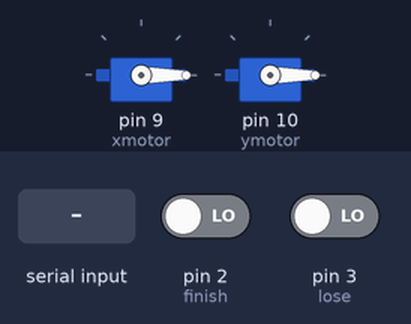
This sketch was run on a simulated Arduino Uno, built with avr-gcc and run on an emulated ATmega328P. Shown: 2 × servo. Inputs (shaded band) come from the test bench; at power-on: pin 2 (finish) LOW, pin 3 (lose) LOW.

Above: at 1.2 s.
1.3 s: "90,45\n" received over the second serial link
At 2.1 s:
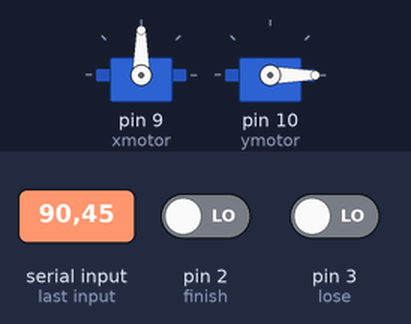
2.8 s: "30,150\n" received over the second serial link
At 3.5 s:
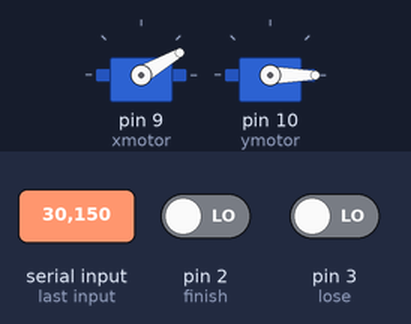
4.3 s: "1,90,45\n" received over the second serial link
At 5.5 s:
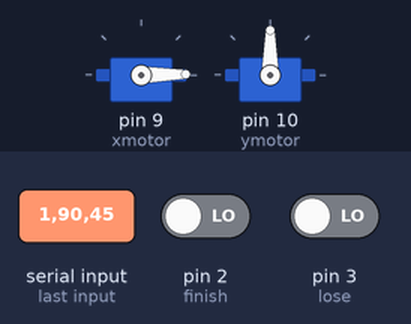
5.8 s: "90,45\n" received over the second serial link
At 6.8 s:
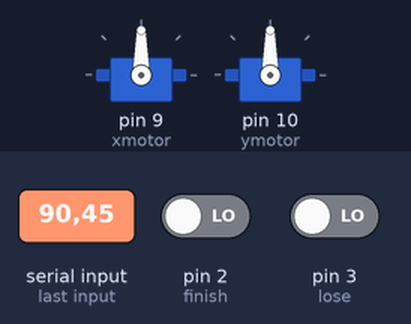
7.3 s: "30,150\n" received over the second serial link
At 8.2 s:
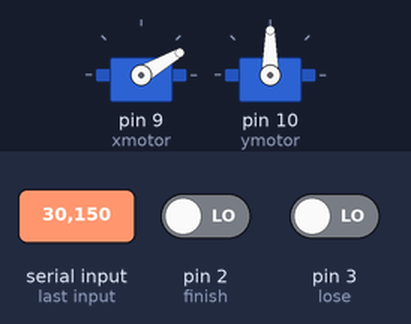
8.8 s: "1,90\n" received over the second serial link
At 10.0 s:
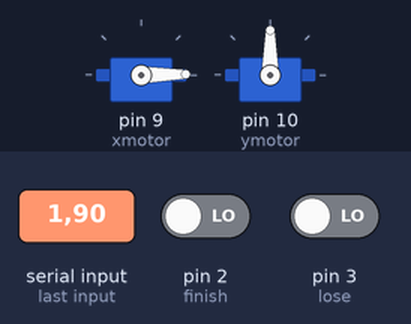
Timing chart, 0 to 11.3 s (numbered marks = the images above; inputs shaded):
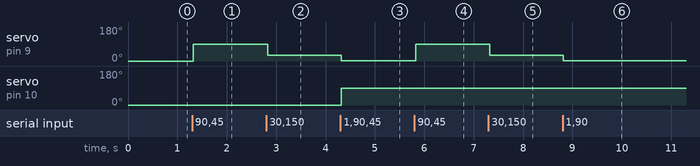

Measured:
- after the input at 1.3 s, servo on pin 9 (xmotor): 0° → 90° at once
- after the input at 2.8 s, servo on pin 9 (xmotor): 90° → 30° at once
- after the input at 4.3 s, servo on pin 9 (xmotor): 30° → 1° at once; servo on pin 10 (ymotor): 0° → 90° at once
- after the input at 5.8 s, servo on pin 9 (xmotor): 1° → 90° at once
- after the input at 7.3 s, servo on pin 9 (xmotor): 90° → 30° at once
- after the input at 8.8 s, servo on pin 9 (xmotor): 30° → 1° at once

The sketch:

HackathonReceiver.ino
```cpp
#include <Servo.h>

#include <SoftwareSerial.h>


Servo xmotor;
Servo ymotor;
int finish = 2;
int lose = 3;

SoftwareSerial HC12(6, 7); // HC-12 TX Pin, HC-12 RX Pin

int x = 0;
int y = 0;
String xvalString = "0";
String yvalString = "0";
String buttonString = "0";
String strArr[2];


void setup() {

  Serial.begin(9600);
  HC12.begin(9600); // Serial port to HC12
  xmotor.attach(9);
  ymotor.attach(10);
  pinMode(finish, INPUT);
  pinMode(lose, INPUT);


}

String statement = "0,";

void loop() {

  while (Serial.available()) { // If Serial monitor has data
    HC12.write(Serial.read()); // Send that data to HC-12
  }

  String rxString = "";

  if (HC12.available()) {

    xvalString = "";
    while (HC12.available()) {
      delay(2);
      char ch = HC12.read();
      rxString += ch;
    }

    int stringStart = 0;
    int arrayIndex = 0;

    for (int i = 0; i < rxString.length(); i++) {
      if (rxString.charAt(i) == ',') {
        strArr[arrayIndex] = "";
        strArr[arrayIndex] = rxString.substring(stringStart, i);
        stringStart = (i + 1);
        arrayIndex++;
      }
    }
    xvalString = strArr[0];
    yvalString = strArr[1];


    x = xvalString.toInt();
    y = yvalString.toInt();
  }

  xmotor.write(x);
  ymotor.write(y);


//
  if (digitalRead(finish) == HIGH) {
    HC12.println("win,");
    delay(15);

  }

  else if (digitalRead(lose) == HIGH) {
    HC12.println("boo,");
    delay(15);

  }
//  HC12.println(statement);
  delay(15);


}
```
